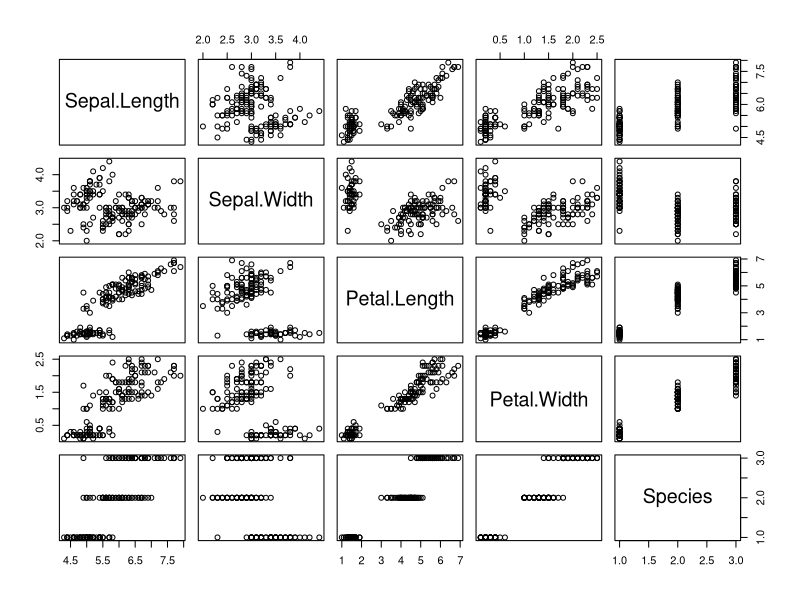
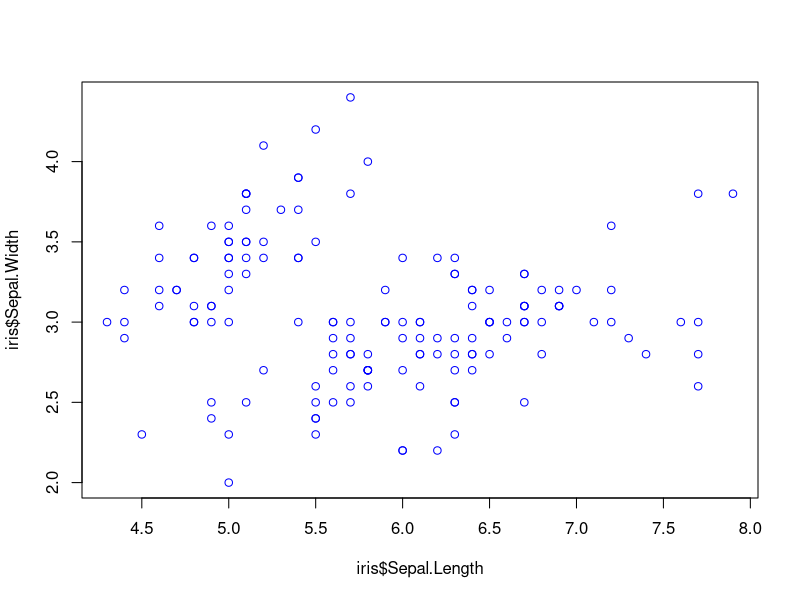
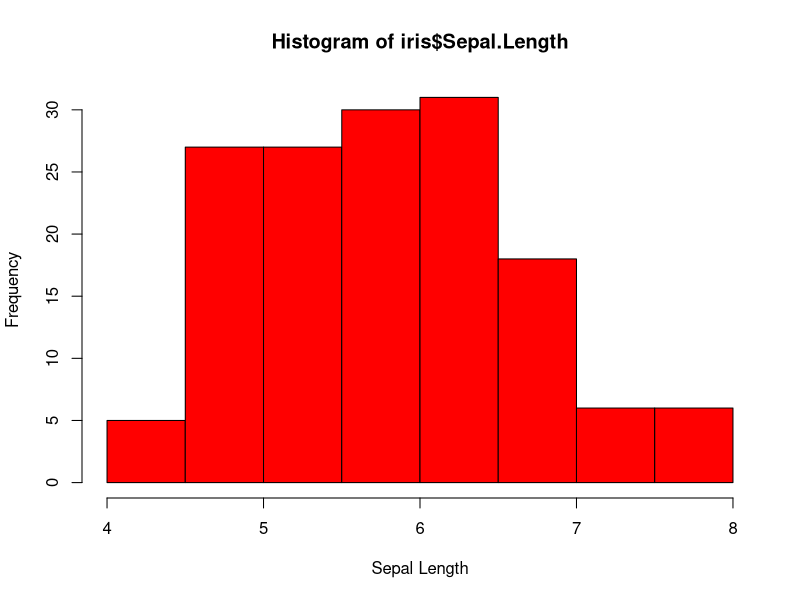
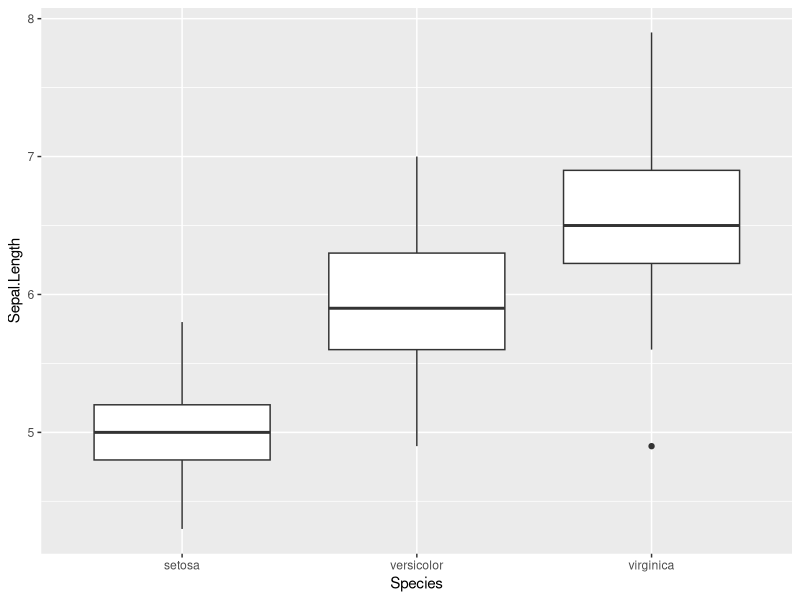

The R script that drew these images, in order:
#####################
# load Iris dataset
####################

library(datasets)
data("iris")

# or from remote csv file - install package RCurl  
# library(RCurl) 
# myiris <- read.csv(text = getURL("http://remote-location.com/file.csv"))

#############################
# summary statistics 
# get familiar with 
# the structure of our data 
############################

# view df - use view(iris) or just...
iris

# structure of df
str(iris)

# head / tail 
head(iris, 10)
tail(iris, 10)

# summary 
summary(iris)
summary(iris$Sepal.Width)

# any missing data 
is.na(iris)
# get total of missing data
sum(is.na(iris))
# need to handle any missing values

# skimr provides larger summary statistics than summary 
# install.packages("skimr")
library(skimr)
skim(iris)

# group data by species instead of all species together 
library(dplyr)
# iris %>% group_by(Species) %>% summary()
iris %>% group_by(Species) %>% skim()


###########################
# quick data visualisation
###########################

# panel plots
plot(iris)

# scatter plot
plot(iris$Sepal.Length, iris$Sepal.Width, col = "blue")

# histogram - frequency is the count within specific range (bar) 
hist(iris$Sepal.Length, col = "red", xlab = "Sepal Length")

# boxplot with ggplot
library(tidyverse)
iris %>%  ggplot(aes(Species, Sepal.Length )) + geom_boxplot() + facet_grid()
  